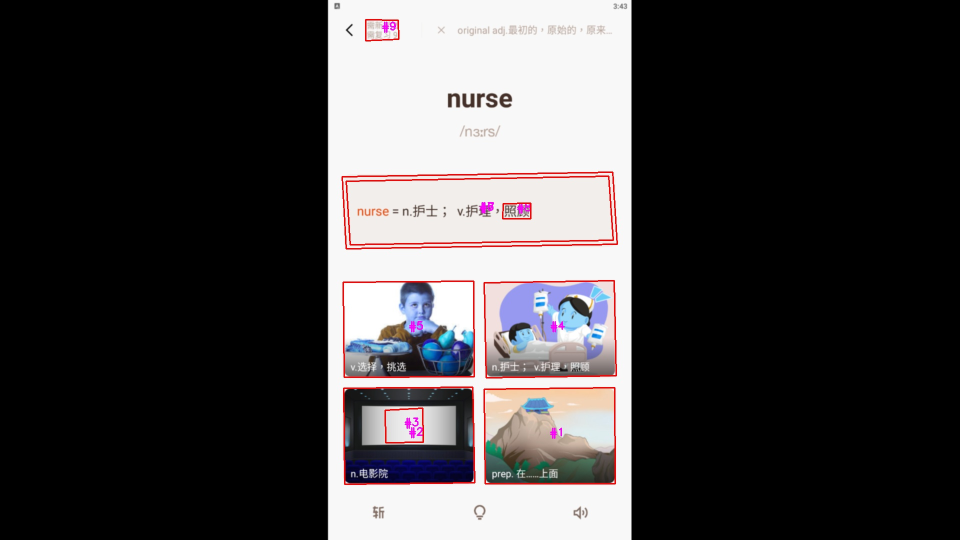
#> input picture ouput_images/2021-09-08_15-43-33.jpg, 1920 x 1080 px (shown at 1/2 size)
$ python -i detect_pictures.py   (imports and definitions only)
#> lines starting #> are read from the running program, lines starting #| are printed output that depends on the picture; after the words box and inside, x2 and y2 are one past the last pixel; in counts of white or black regions, pixels touching at a corner belong together
#> further down, picture is the input picture: shape (1080, 1920, 3); mean B, G, R 66.2, 65.1, 67.7
import numpy as np
import cv2 as cv
import os
import datetime

# 設置Kernel
kernel = np.ones((5, 5), np.uint8)

# 设置putText函数字体
font = cv.FONT_HERSHEY_SIMPLEX


OUTPUT_PATH = os.path.join(os.getcwd(), 'IMG_TEMP', 'detect_pictures')


def angle_cos(p0, p1, p2):
    d1, d2 = (p0-p1).astype('float'), (p2-p1).astype('float')
    return abs(np.dot(d1, d2) / np.sqrt(np.dot(d1, d1)*np.dot(d2, d2)))


def find_squares(img):
    squares = []
    square_centers = []
    img = cv.GaussianBlur(img, (3, 3), 0)

    # img = canny.copy()

    gray = cv.cvtColor(img, cv.COLOR_BGR2GRAY)
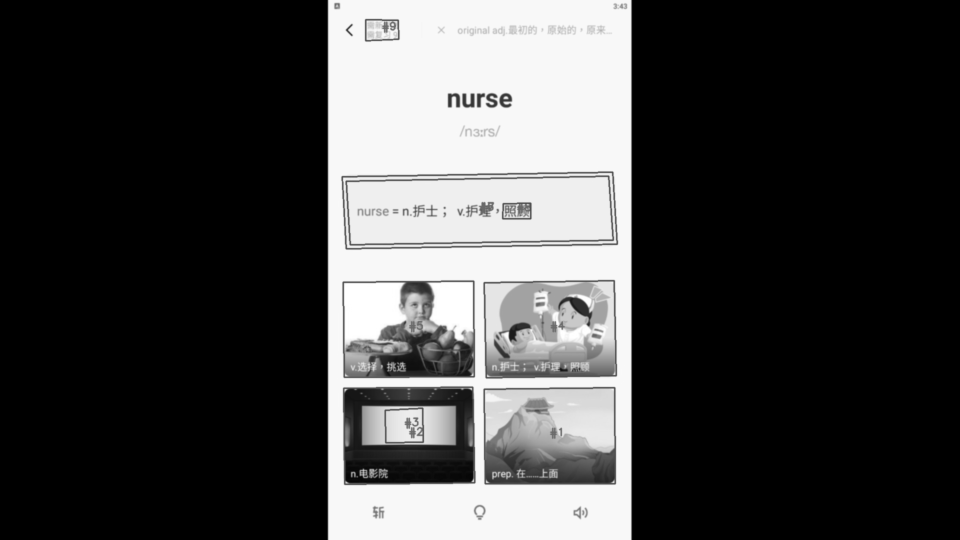
#> gray: shape (1080, 1920) (shown at 1/2 size); min 0, max 255, mean 66
    bin = cv.Canny(gray, 5, 10, apertureSize=3)
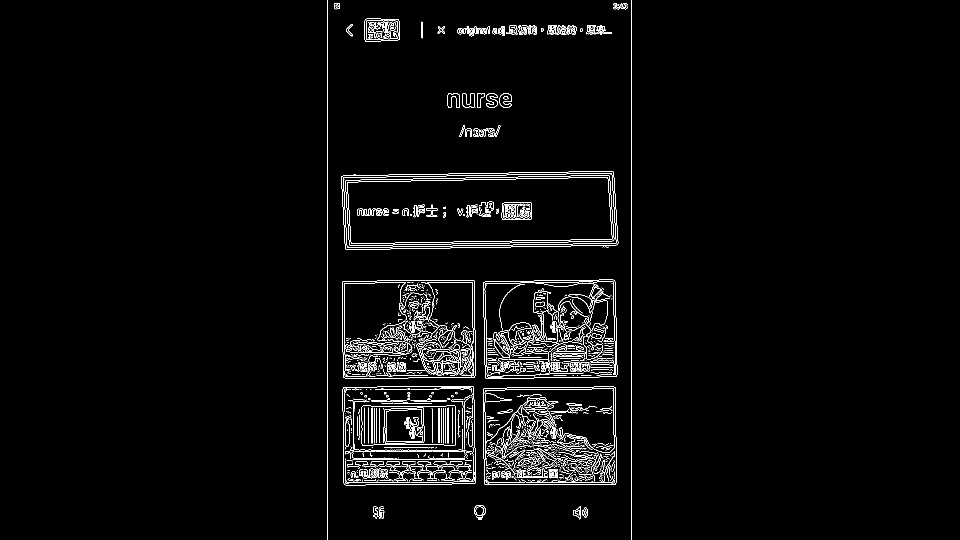
#> bin: shape (1080, 1920) (shown at 1/2 size); 2.4% white in thin lines or dots, all inside (x1, y1, x2, y2) = (655, 0, 1263, 1080)

    imgDialation = cv.dilate(bin, kernel, iterations=3)
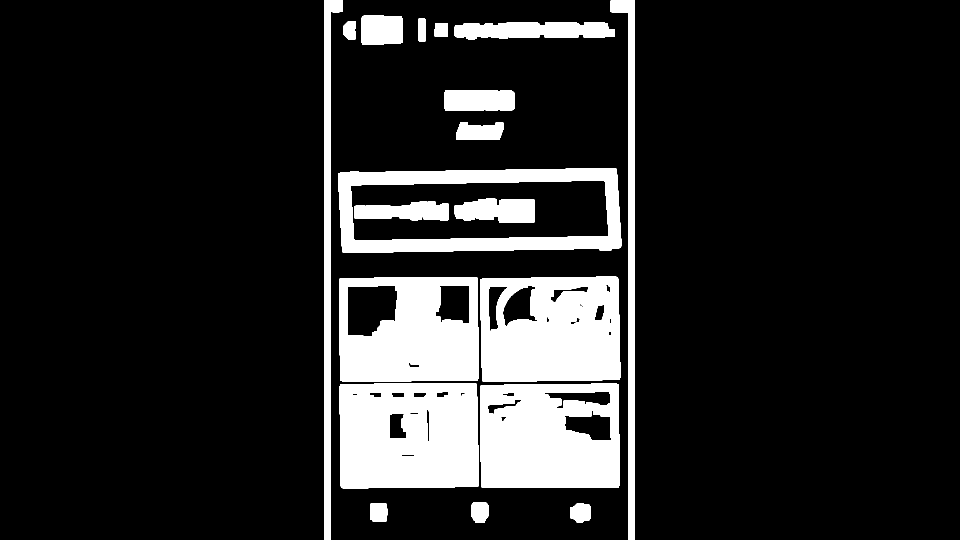
#> imgDialation: shape (1080, 1920) (shown at 1/2 size); 14.8% white; 19 white regions

    cv.imshow("imgDialation", imgDialation)
    # cv.imshow('canny', bin)

    contours, _hierarchy = cv.findContours(
        imgDialation, cv.RETR_EXTERNAL, cv.CHAIN_APPROX_SIMPLE)
#> contours = 17 contours; largest, box (x1, y1, x2, y2) and area: (676, 336, 1243, 506) 89519, (960, 767, 1239, 976) 57100, (678, 554, 957, 763) 57100, (679, 766, 958, 977) 57094, (960, 553, 1241, 764) 56913
    print("轮廓数量：%d" % len(contours))
#| 轮廓数量：17
    index = 0
    # 轮廓遍历
    for cnt in contours:
        cnt_len = cv.arcLength(cnt, True)  # 计算轮廓周长
        cnt = cv.approxPolyDP(cnt, 0.02*cnt_len, True)  # 多边形逼近
        # 条件判断逼近边的数量是否为4，轮廓面积是否大于1000，检测轮廓是否为凸的
        if len(cnt) == 4 and cv.contourArea(cnt) > 50000 and cv.contourArea(cnt) < 80000 and cv.isContourConvex(cnt):
            M = cv.moments(cnt)  # 计算轮廓的矩
            cx = int(M['m10']/M['m00'])
            cy = int(M['m01']/M['m00'])  # 轮廓重心

            cnt = cnt.reshape(-1, 2)
            max_cos = np.max(
                [angle_cos(cnt[i], cnt[(i+1) % 4], cnt[(i+2) % 4]) for i in range(4)])
            # 只检测矩形（cos90° = 0）
            if max_cos < 0.1:
                # 检测四边形（不限定角度范围）
                # if True:
                index = index + 1
                cv.putText(img, ("#%d" % index), (cx, cy),
                           font, 0.7, (255, 0, 255), 2)

                squares.append(cnt)
                square_centers.append((cx, cy))
#> this loop made 17 passes
#> (cnt_len, cnt, cx, cy, max_cos) on passes 4 to 7: (963.8, [[1236, 768], [961, 771], [963, 974], [1237, 974]], 1099, 871, 0.00985), (964.9, [[952, 767], [680, 769], [682, 975], [956, 972]], 817, 870, 0.0122), (963.8, [[954, 555], [679, 557], [681, 761], [955, 760]], 817, 658, 0.00615), (965.9, [[1235, 554], [961, 558], [965, 762], [1239, 758]], 1100, 658, 0.00501)
#> (cnt_len, cnt) on passes 2, 8, 11, 12, 14, 15: (134.7, [[742, 1006], [740, 1039], [772, 1042], [772, 1007]]), (1453.1, [[1233, 340], [680, 345], [684, 501], [1238, 496]]), (101.4, [[870, 47], [869, 72], [895, 72], [895, 47]]), (757.9, [[909, 53], [936, 78], [1229, 73], [1196, 44]]), (116.2, [[837, 37], [836, 81], [850, 82], [850, 38]]), (272.4, [[724, 32], [724, 88], [804, 85], [803, 33]])
#> img: shape (1080, 1920, 3); mean of channels 0, 1, 2 66.2, 65.1, 67.7
#> after the loop, M = moments, m00 55912, centre m10/m00, m01/m00 = (1100, 658); cx = 1100; cy = 658; index = 4; max_cos = 0.00501; square_centers = [(1099, 871), (817, 870), (817, 658), (1100, 658)]; squares = [[[1236, 768], [961, 771], [963, 974], [1237, 974]], [[952, 767], [680, 769], [682, 975], [956, 972]], [[954, 555], [679, 557], [681, 761], [955, 760]], [[1235, 554], [961, 558], [965, 762], [1239, 758]]]

    print(len(squares), square_centers, len(img))
#| 4 [(1099, 871), (817, 870), (817, 658), (1100, 658)] 1080

    for sqr in squares:
        print('size: ' + str(cv.contourArea(sqr)))
#> this loop made 4 passes
#> sqr on passes 1 to 4: [[1236, 768], [961, 771], [963, 974], [1237, 974]], [[952, 767], [680, 769], [682, 975], [956, 972]], [[954, 555], [679, 557], [681, 761], [955, 760]], [[1235, 554], [961, 558], [965, 762], [1239, 758]]
#| size: 56137.5
#| size: 56109.0
#| size: 56137.5
#| size: 55912.0

    # 给它围上绿色的框框
    cv.drawContours(img, squares, -1, (0, 255, 0), 2)
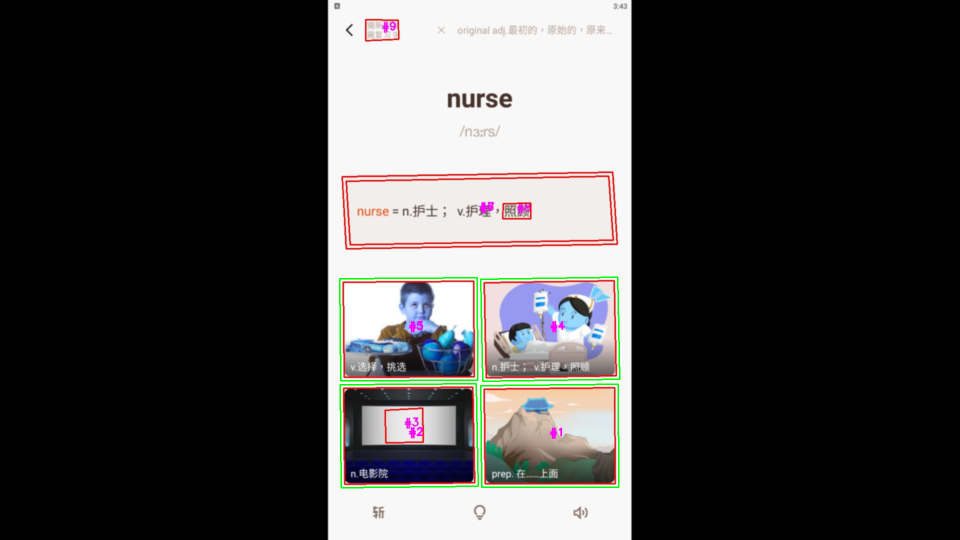
#> img: shape (1080, 1920, 3) (shown at 1/2 size); mean of channels 0, 1, 2 64.9, 65.2, 66.3; drawn as B, G, R

    cv.imwrite(os.path.join(
        os.getcwd(), 'IMG_TEMP', 'pic ' +
        datetime.datetime.now().strftime('%Y-%m-%d_%H-%M-%S')
        + '.jpg'),
        img
    )

    return squares, square_centers, img


# [51 lines left out: functions find_pictures, main, not called in this run]

>>> import cv2
>>> picture = cv2.imread('../../ouput_images/2021-09-08_15-43-33.jpg')
>>> result = find_squares(picture)
